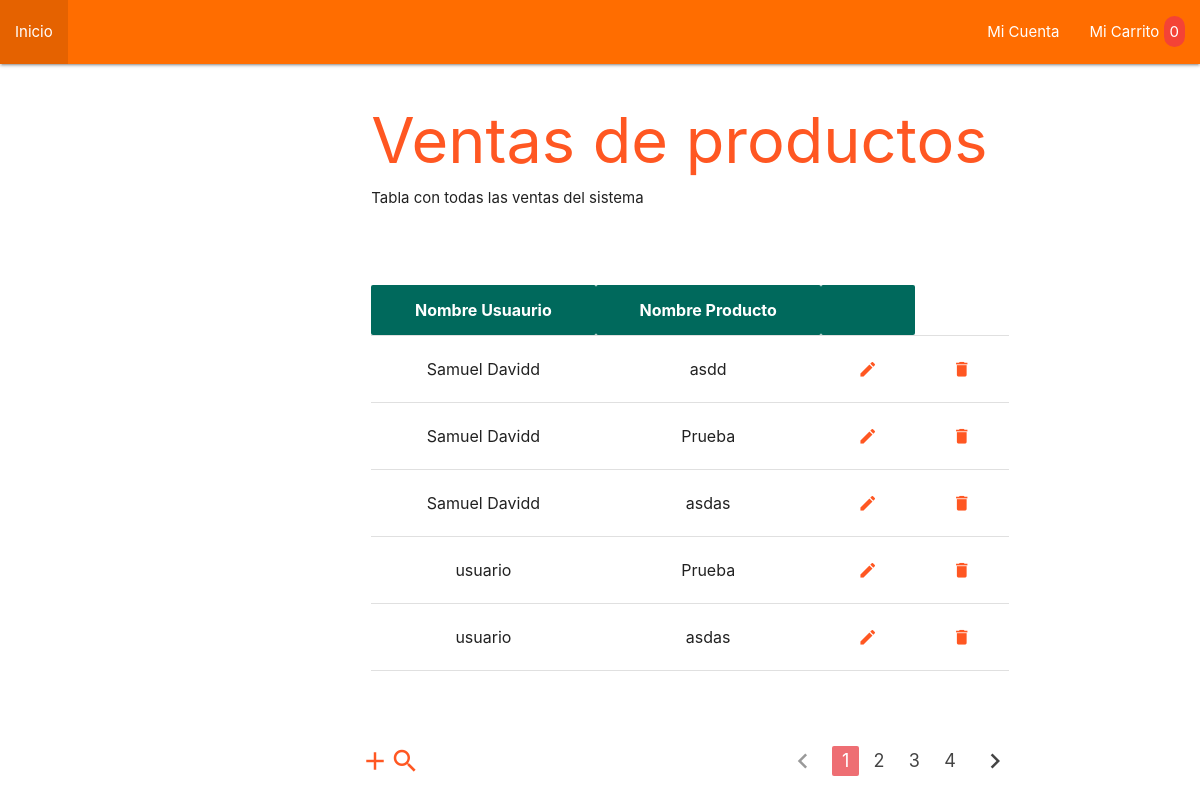
Before: /controladores/VentasControlador.php with the older database file.
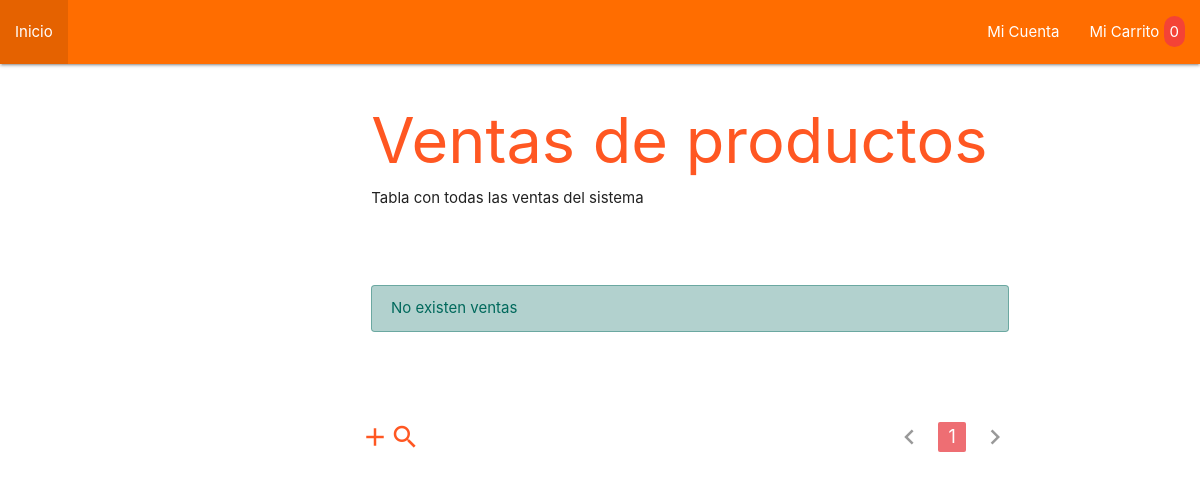
After: the same page with the newer database file.
### tables this page shows
CREATE TABLE `ventas` (
  `id` int(10) UNSIGNED NOT NULL,
  `fecha` timestamp NOT NULL DEFAULT CURRENT_TIMESTAMP,
  `medio_pago_id` int(10) UNSIGNED NOT NULL,
  `producto_id` int(10) UNSIGNED NOT NULL,
  `usuario_id` int(10) UNSIGNED NOT NULL,
  `valor_total` int(11) NOT NULL
);

CREATE TABLE `usuarios` (
  `id` int(10) UNSIGNED NOT NULL,
  `apellido` varchar(100) NOT NULL,
  `cedula` int(11) NOT NULL,
  `celular` varchar(30) NOT NULL,
  `ciudad` varchar(50) NOT NULL,
  `contrasena` varchar(150) NOT NULL,
  `correo` varchar(150) NOT NULL,
  `direccion` varchar(100) NOT NULL,
  `nombre` varchar(100) NOT NULL,
  `rol_id` int(10) UNSIGNED NOT NULL
);

CREATE TABLE `productos` (
  `id` int(10) UNSIGNED NOT NULL,
  `codigo` varchar(80) NOT NULL,
  `nombre` varchar(100) NOT NULL,
  `precio` int(11) NOT NULL,
  `cantidad` int(11) NOT NULL,
  `oferta` int(11) NOT NULL,
  `tamano` varchar(100) NOT NULL,
  `tipo_producto` varchar(100) NOT NULL,
  `imagen` varchar(150) NOT NULL,
  `activo` tinyint(1) NOT NULL
);

### modelos/Venta.php (called while the page is built, shortened)
<?php
require_once '../configuracion/conexion_db.php';
class Venta
{
    public static $tablaConsulta = 'ventas';
	public static $consultasDonde = '';
	public static $consultaJoin = '';
	public static $numeroConsultasJoin = 0;
	public static $consultaSelect = 'SELECT * FROM ventas ';
	public static $consultaLimite = '';
	public static $consultaOrdenar = '';
	public static function seleccionar($campos)
	{
		static::$consultaSelect = "SELECT $campos FROM ". static::$tablaConsulta;
		return new static;
	}
	public static function unir($tablaOrigen, $tablaUnir, $campoReferencia, $campoOriginal)
	{
		if (static::$numeroConsultasJoin == 0) {
			static::$consultaJoin = " INNER JOIN $tablaUnir ON $tablaOrigen.$campoReferencia = $tablaUnir.$campoOriginal ";
			static::$numeroConsultasJoin++;
		} else {
			static::$consultaJoin .= " INNER JOIN $tablaUnir ON $tablaOrigen.$campoReferencia = $tablaUnir.$campoOriginal ";
		}
		return new static;
	}
	public static function limite($inicio = 0, $limite)
	{
		static::$consultaLimite = " LIMIT $inicio, $limite";
		return new static;
	}
	public static function resultado()
	{
		$lista_ventas = [];
		$conexion = new Conexion;
		$sql = static::$consultaSelect . static::$consultaJoin . static::$consultaOrdenar . static::$consultasDonde . static::$consultaLimite;
		$resultado = $conexion->conn->query($sql);
		while ( $venta = $resultado->fetch_assoc() ) {
			$ventasTemporal = new Venta();
			$ventasTemporal->id 	 	 	 = ( isset($venta['id']) ? $venta['id'] : '');
			$ventasTemporal->fecha 	 	 	 = ( isset($venta['fecha']) ? $venta['fecha'] : '');
            $ventasTemporal->medio_pago_id 	 = ( isset($venta['medio_pago_id']) ? $venta['medio_pago_id'] : '');
			$ventasTemporal->producto_id	 = ( isset($venta['producto_id']) ? $venta['producto_id'] : '');
			$ventasTemporal->usuario_id	 	 = ( isset($venta['usuario_id']) ? $venta['usuario_id'] : '');
			$ventasTemporal->valor_total	 = ( isset($venta['valor_total']) ? $venta['valor_total'] : '');
			if( isset($venta['nombreUsuario']) ) {
				$usuarioTemporal = new Usuario;
				$usuarioTemporal->apellido 	 = ( isset($venta['apellido']) ? $venta['apellido'] : '');
				$usuarioTemporal->cedula	 = ( isset($venta['cedula']) ? $venta['cedula'] : '');
				$usuarioTemporal->celular 	 = ( isset($venta['celular']) ? $venta['celular'] : '');
				$usuarioTemporal->ciudad 	 = ( isset($venta['ciudad']) ? $venta['ciudad'] : '');
				$usuarioTemporal->correo 	 = ( isset($venta['correo']) ? $venta['correo'] : '');
				$usuarioTemporal->direccion	 = ( isset($venta['direccion']) ? $venta['direccion'] : '');
				$usuarioTemporal->nombre 	 = ( isset($venta['nombreUsuario']) ? $venta['nombreUsuario'] : '');
				$usuarioTemporal->rol_id 	 = ( isset($venta['rol_id']) ? $venta['rol_id'] : '');
				$usuarioTemporal->rol 	 	 = ( isset($venta['rol']) ? $venta['rol'] : '');
				$ventasTemporal->usuario = $usuarioTemporal;
			}
			if( isset($venta['nombreProducto']) ) {
                $productoTemporal = new Producto();
                $productoTemporal->id 	 	      = ( isset($venta['id']) ? $venta['id'] : '');
                $productoTemporal->activo 	      = ( isset($venta['activo']) ? $venta['activo'] : '');
                $productoTemporal->codigo	      = ( isset($venta['codigo']) ? $venta['codigo'] : '');
                $productoTemporal->imagen 	      = ( isset($venta['imagen']) ? $venta['imagen'] : '');
                $productoTemporal->nombre 	      = ( isset($venta['nombreProducto']) ? $venta['nombreProducto'] : '');
                $productoTemporal->oferta         = ( isset($venta['oferta']) ? $venta['oferta'] : '');
                $productoTemporal->precio 	      = ( isset($venta['precio']) ? $venta['precio'] : '');
                $productoTemporal->tamano	      = ( isset($venta['tamano']) ? $venta['tamano'] : '');
                $productoTemporal->tipo_producto  = ( isset($venta['tipo_producto']) ? $venta['tipo_producto'] : '');
                $productoTemporal->cantidad	      = ( isset($venta['cantidad']) ? $venta['cantidad'] : '');
				$ventasTemporal->producto = $productoTemporal;
			}
            if( isset($venta['medio']) ) {
    			$medioTemporal = new MedioPago;
    			$medioTemporal->id 	     = ( isset($venta['id']) ? $venta['id'] : '');
    			$medioTemporal->medio 	 = ( isset($venta['medio']) ? $venta['medio'] : '');
				$ventasTemporal->medio_pago = $medioTemporal;
			}
			$lista_ventas[] = $ventasTemporal;
		}
		static::$consultasDonde = '';
		static::$consultaJoin = '';
		static::$numeroConsultasJoin = 0;
		static::$consultaSelect = 'SELECT * FROM ventas ';
		static::$consultaOrdenar = '';
		static::$consultaLimite = '';
		return $lista_ventas;
	}
}

### configuracion/conexion_db.php (called while the page is built, shortened)
<?php
class Conexion{
    function __construct(){
        $this->conn = new mysqli(servidor, servidor_nombre, servidor_contra, servidor_base_datos);
    }
}
?>

### vistas/ventas/index.php (the view, shortened to what the rows shown need)
<html lang="en">
<head>
    <?php include_once '../vistas/includes/estilos.php'; ?>
</head>
<body>
    <main class="container">
        <div class="row">
            <div class="col s12">
                <h1 style="margin-bottom: .8rem;" class="deep-orange-text">Ventas de productos</h1>
            </div>
        </div>
        <div class="row" style="margin-top: 4rem;">
            <div class="col s12">
                <?php if($ventas != null) : ?>
                <table class="responsive-table centered">
                    <thead class="teal darken-3 white-text">
                        <th>Nombre Usuaurio</th>
                        <th>Nombre Producto</th>
                        <th></th>
                    </thead>
                    <tbody id="tablaRoles">
                        <?php foreach ($ventas as $key => $venta) : ?>
                            <tr>
                                <td data-nombre-rol="<?php echo $venta->usuario->nombre ?>"> <?php echo $venta->usuario->nombre ?> </td>
                                <td data-nombre-rol="<?php echo $venta->producto->nombre ?>"> <?php echo $venta->producto->nombre ?> </td>
                                <td>
                                    <button class="waves-effect waves-light btn-flat"><i class="material-icons" style="color: #ff5722;">create</i></button>
                                </td>
                                <td>
                                    <button class="waves-effect waves-light btn-flat"><i class="material-icons" style="color: #ff5722;">delete</i></button>
                                </td>
                            </tr>
                        <?php endforeach ?>
                    </tbody>
                </table>
                <?php else: ?>
                    <div class="alerta alerta-teal-darken-3" >No existen ventas</div>
                <?php endif ?>
            </div>
        </div>
    </main>
</body>
</html>

Changed rows visible on the page:
removed ventas: usuario.nombre "Samuel Davidd", producto.nombre "asdd"
removed ventas: usuario.nombre "Samuel Davidd", producto.nombre "Prueba"
removed ventas: usuario.nombre "Samuel Davidd", producto.nombre "asdas"
removed ventas: usuario.nombre "usuario", producto.nombre "Prueba"
removed ventas: usuario.nombre "usuario", producto.nombre "asdas"
Other visible differences:
text no longer shown: "Nombre Usuaurio Nombre Producto"
text now shown: "No existen ventas"
list line gone: "2"
list line gone: "3"
list line gone: "4"
